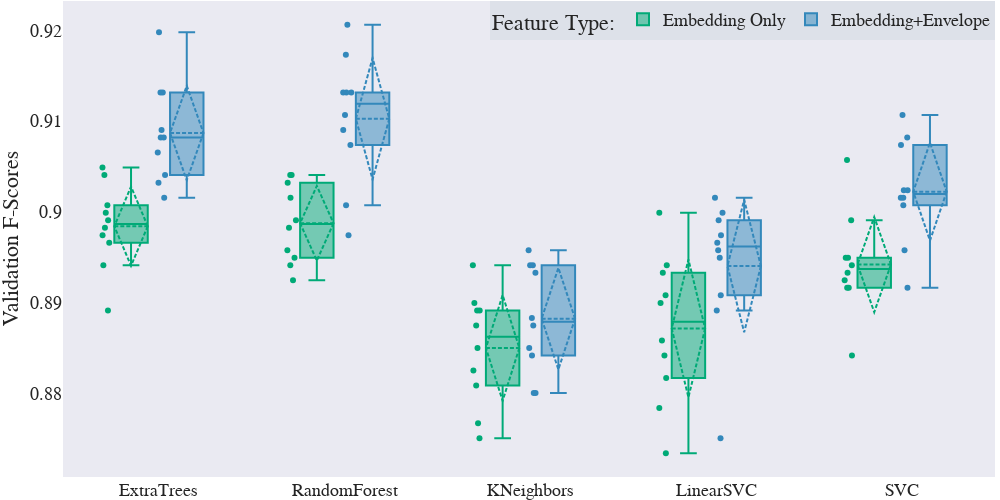

Notebook code cell kept with this figure:
### Code cell
fig = mme_comparisons()
fig.show()

### Figure 1 — Plotly figure (JSON) as saved in the notebook; plotly's stock layout.template omitted (floating-point values rounded to 4 significant figures)
{"data": [{"alignmentgroup": "True", "boxmean": "sd", "boxpoints": "all", "hovertemplate": "feat_type=Embedding Only<br>model=%{x}<br>y=%{y}<extra></extra>", "legendgroup": "Embedding Only", "marker": {"color": "#00AA77"}, "name": "Embedding Only", "notched": false, "offsetgroup": "Embedding Only", "orientation": "v", "showlegend": true, "type": "box", "x": ["ExtraTrees", "ExtraTrees", "ExtraTrees", "ExtraTrees", "ExtraTrees", "ExtraTrees", "ExtraTrees", "ExtraTrees", "ExtraTrees", "ExtraTrees", "RandomForest", "RandomForest", "RandomForest", "RandomForest", "RandomForest", "RandomForest", "RandomForest", "RandomForest", "RandomForest", "RandomForest", "KNeighbors", "KNeighbors", "KNeighbors", "KNeighbors", "KNeighbors", "KNeighbors", "KNeighbors", "KNeighbors", "KNeighbors", "KNeighbors", "LinearSVC", "LinearSVC", "LinearSVC", "LinearSVC", "LinearSVC", "LinearSVC", "LinearSVC", "LinearSVC", "LinearSVC", "LinearSVC", "SVC", "SVC", "SVC", "SVC", "SVC", "SVC", "SVC", "SVC", "SVC", "SVC"], "x0": " ", "xaxis": "x", "y": [0.8966, 0.8999, 0.9041, 0.8941, 0.8991, 0.9049, 0.8974, 0.8983, 0.9007, 0.8892, 0.8941, 0.8958, 0.9041, 0.8983, 0.8991, 0.9041, 0.9016, 0.895, 0.9032, 0.8925, 0.8768, 0.8892, 0.8809, 0.885, 0.8825, 0.89, 0.8875, 0.8941, 0.8892, 0.8751, 0.8842, 0.8941, 0.8784, 0.8817, 0.8859, 0.89, 0.8908, 0.8999, 0.8933, 0.8734, 0.8933, 0.895, 0.8916, 0.8925, 0.8941, 0.8991, 0.8916, 0.895, 0.9057, 0.8842], "y0": " ", "yaxis": "y"}, {"alignmentgroup": "True", "boxmean": "sd", "boxpoints": "all", "hovertemplate": "feat_type=Embedding+Envelope<br>model=%{x}<br>y=%{y}<extra></extra>", "legendgroup": "Embedding+Envelope", "marker": {"color": "#3388BB"}, "name": "Embedding+Envelope", "notched": false, "offsetgroup": "Embedding+Envelope", "orientation": "v", "showlegend": true, "type": "box", "x": ["ExtraTrees", "ExtraTrees", "ExtraTrees", "ExtraTrees", "ExtraTrees", "ExtraTrees", "ExtraTrees", "ExtraTrees", "ExtraTrees", "ExtraTrees", "RandomForest", "RandomForest", "RandomForest", "RandomForest", "RandomForest", "RandomForest", "RandomForest", "RandomForest", "RandomForest", "RandomForest", "KNeighbors", "KNeighbors", "KNeighbors", "KNeighbors", "KNeighbors", "KNeighbors", "KNeighbors", "KNeighbors", "KNeighbors", "KNeighbors", "LinearSVC", "LinearSVC", "LinearSVC", "LinearSVC", "LinearSVC", "LinearSVC", "LinearSVC", "LinearSVC", "LinearSVC", "LinearSVC", "SVC", "SVC", "SVC", "SVC", "SVC", "SVC", "SVC", "SVC", "SVC", "SVC"], "x0": " ", "xaxis": "x", "y": [0.9082, 0.9132, 0.9132, 0.9065, 0.9198, 0.9032, 0.9016, 0.909, 0.9082, 0.9041, 0.9132, 0.9132, 0.9173, 0.9074, 0.9206, 0.9007, 0.909, 0.9107, 0.9132, 0.8974, 0.8801, 0.8941, 0.8875, 0.885, 0.8958, 0.8933, 0.8842, 0.8941, 0.8883, 0.8801, 0.8999, 0.8991, 0.8974, 0.8966, 0.9016, 0.8908, 0.895, 0.8892, 0.8958, 0.8751, 0.9024, 0.9016, 0.9024, 0.9007, 0.9107, 0.9082, 0.8916, 0.9016, 0.9074, 0.8958], "y0": " ", "yaxis": "y"}], "layout": {"autosize": false, "boxgap": 0.4, "boxgroupgap": 0.4, "boxmode": "group", "font": {"family": "Times New Roman", "size": 18}, "height": 500, "legend": {"bgcolor": "rgba(110,150,160,0.1)", "orientation": "h", "title": {"text": "Feature Type:"}, "tracegroupgap": 0, "x": 1, "xanchor": "right", "y": 1, "yanchor": "top"}, "margin": {"b": 3, "l": 0, "r": 5, "t": 1}, "title": {"font": {"family": "Times New Roman", "size": 30}}, "width": 1000, "xaxis": {"anchor": "y", "domain": [0, 1], "showgrid": false, "ticks": "", "title": {}, "zeroline": false}, "yaxis": {"anchor": "x", "domain": [0, 1], "showgrid": false, "title": {"text": "Validation F-Scores"}, "zeroline": false}}}
